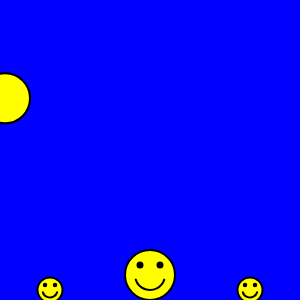
Frame 1 (no input)
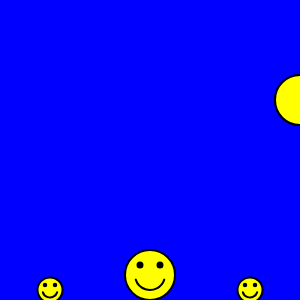
Frame 60 (no input)
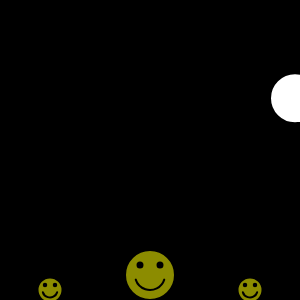
Frame 120 (the mouse pressed at the canvas centre since frame 60)

The p5.js sketch that drew these frames (run headless with seeded random() and noise() and a simulated clock; from frame 60 on, the mouse is pressed at the canvas centre):

// p5.js sketch
// ── sketch.js
let size = 300;
let circleX = 0;
let circleY = 100;
let speed = 5;
let speedY = speed/3;
let speedX = speed;
let isNight = false;

function sunMoon(x,y,color1) {
   fill(color1);
   circle(x,y,50) 
}

function happyFace (x, y, diam,color) {
    fill(color);
    stroke(0);
    strokeWeight(2);
    ellipse(x, y, diam, diam);
    var startAng = .1*PI
    var endAng = .9*PI
    var smileDiam = .6*diam;
    arc(x, y, smileDiam, smileDiam, startAng, endAng);
    var offset = .2*diam;
    var eyeDiam = .1*diam;
    fill(0);
    ellipse(x-offset, y-offset, eyeDiam, eyeDiam);
    ellipse(x+offset, y-offset, eyeDiam, eyeDiam);
}

function setup() {
    createCanvas(size, size);
}
  
function draw() { 
    if (circleX > width) {
        circleX = 0;
        circleY = 100;
        if (isNight){
            isNight = false;
        }else{
            isNight = true;
        }
    }else if (circleX < 25){
        speedX = speed;
    }
    if (circleX < width/2){
        circleY -= speedY;
    }else{
        circleY += speedY;
    }
    circleX += speedX;
    if (isNight){
        background(0,0,0);
        happyFace(50,290,25,'rgb(140, 140, 0)');
        happyFace(150,275,50,'rgb(140, 140, 0)');
        happyFace(250,290,25,'rgb(140, 140, 0)');
        sunMoon(circleX,circleY,'rgb(255,255,255)')
    }else{
        background(0,0,255)
        happyFace(50,290,25,'rgb(255, 255, 0)');
        happyFace(150,275,50,'rgb(255, 255, 0)');
        happyFace(250,290,25,'rgb(255, 255, 0)');
        sunMoon(circleX,circleY,'rgb(255,255,0)')
    }
    circle(circleX,circleY,50); 
}
